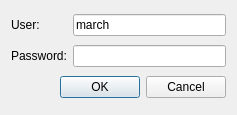
<?xml version="1.0" encoding="UTF-8"?>
<ui version="4.0">
 <class>Dialog</class>
 <widget class="QDialog" name="Dialog">
  <property name="geometry">
   <rect>
    <x>0</x>
    <y>0</y>
    <width>237</width>
    <height>115</height>
   </rect>
  </property>
  <property name="windowTitle">
   <string>Dialog</string>
  </property>
  <layout class="QGridLayout" name="gridLayout">
   <item row="0" column="0">
    <widget class="QLabel" name="label">
     <property name="text">
      <string>User:</string>
     </property>
    </widget>
   </item>
   <item row="0" column="1">
    <widget class="QLineEdit" name="userLineEdit">
     <property name="text">
      <string>march</string>
     </property>
    </widget>
   </item>
   <item row="1" column="0">
    <widget class="QLabel" name="label_2">
     <property name="text">
      <string>Password:</string>
     </property>
    </widget>
   </item>
   <item row="1" column="1">
    <widget class="QLineEdit" name="passwdLineEdit">
     <property name="echoMode">
      <enum>QLineEdit::Password</enum>
     </property>
    </widget>
   </item>
   <item row="2" column="0" colspan="2">
    <widget class="QDialogButtonBox" name="buttonBox">
     <property name="orientation">
      <enum>Qt::Horizontal</enum>
     </property>
     <property name="standardButtons">
      <set>QDialogButtonBox::Cancel|QDialogButtonBox::Ok</set>
     </property>
    </widget>
   </item>
  </layout>
 </widget>
 <resources/>
 <connections>
  <connection>
   <sender>buttonBox</sender>
   <signal>accepted()</signal>
   <receiver>Dialog</receiver>
   <slot>accept()</slot>
   <hints>
    <hint type="sourcelabel">
     <x>248</x>
     <y>254</y>
    </hint>
    <hint type="destinationlabel">
     <x>157</x>
     <y>274</y>
    </hint>
   </hints>
  </connection>
  <connection>
   <sender>buttonBox</sender>
   <signal>rejected()</signal>
   <receiver>Dialog</receiver>
   <slot>reject()</slot>
   <hints>
    <hint type="sourcelabel">
     <x>316</x>
     <y>260</y>
    </hint>
    <hint type="destinationlabel">
     <x>286</x>
     <y>274</y>
    </hint>
   </hints>
  </connection>
 </connections>
</ui>
